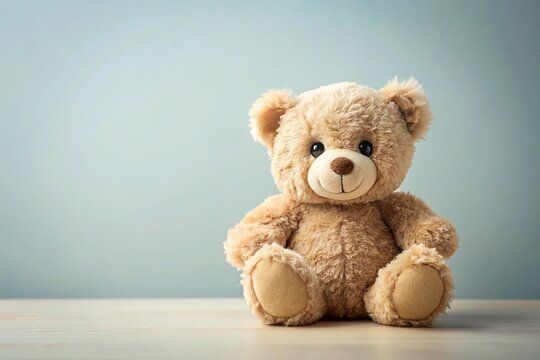
%> input picture laplacian sharpening filters/ted.jpg, 540 x 360 px
$ octave laplacian.m   (GNU Octave 9; MATLAB toolbox functions it lacks are replaced by stand-ins)
%> lines starting %> are read from the running program, lines starting %| are printed output that depends on the picture
img = imread('ted.jpg');
%> img is the input picture: size 360x540x3 uint8; mean R, G, B 177.3, 180.2, 169.3
imggray = rgb2gray(img);
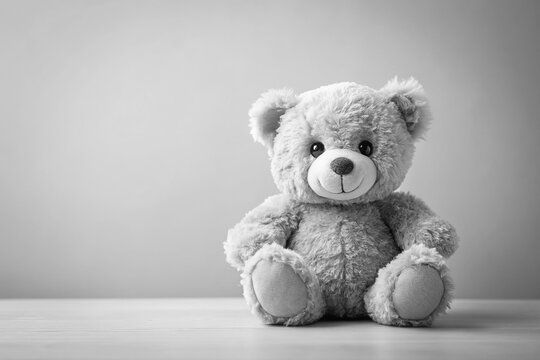
%> imggray: size 360x540 uint8; min 0, max 254, mean 178.1
imggray = double(imggray);
%> imggray: size 360x540 double

lap1 = [0 -1 0; -1 4 -1; 0 -1 0];
lap2 = [-1 -1 -1; -1 8 -1; -1 -1 -1];
lap3 = [0 1 0; 1 -4 1; 0 1 0];
lap4 = [1 1 1; 1 -8 1; 1 1 1];

res1 = conv2(imggray, lap1, 'same');
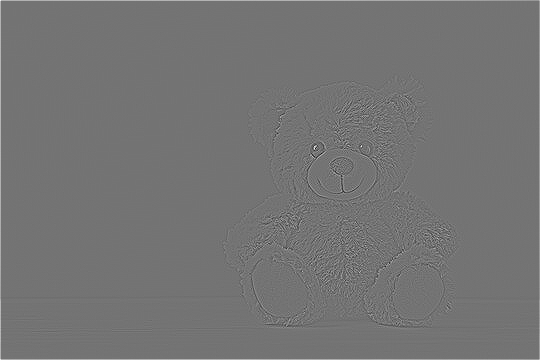
%> res1: size 360x540 double; min -358, max 430, mean 1.5; drawn with min black and max white
res2 = conv2(imggray, lap2, 'same');
res3 = conv2(imggray, lap3, 'same');
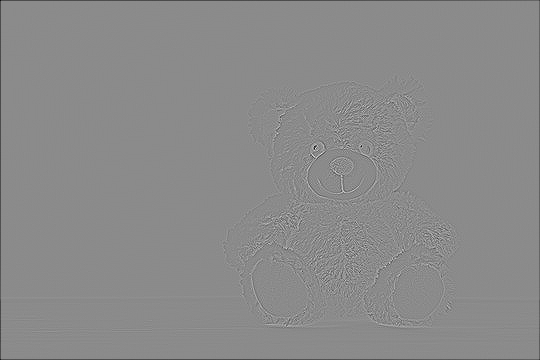
%> res3: size 360x540 double; min -430, max 358, mean -1.5; drawn with min black and max white
res4 = conv2(imggray, lap4, 'same');

sharp1 = imggray + res1;
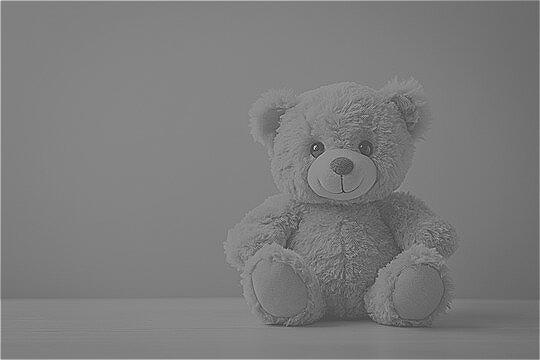
%> sharp1: size 360x540 double; min -300, max 681, mean 179.6; drawn with min black and max white
sharp2 = imggray + res2;
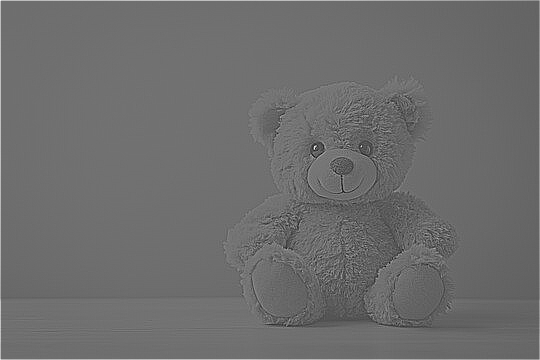
%> sharp2: size 360x540 double; min -626, max 1260, mean 182.7; drawn with min black and max white
sharp3 = imggray - res3;
sharp4 = imggray - res4;

avgfilter = fspecial('average', 3);
bluravg = conv2(imggray, avgfilter, 'same');
sharpavg = imggray + (imggray - bluravg);
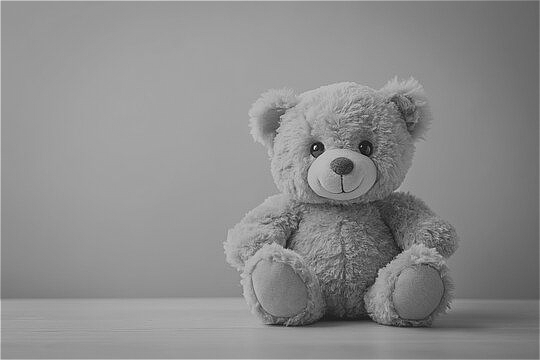
%> sharpavg: size 360x540 double; min -48.56, max 363.1, mean 178.6; drawn with min black and max white

weightedfilter = fspecial('gaussian', [3 3], 1);
blurweighted = conv2(imggray, weightedfilter, 'same');
sharpweighted = imggray + (imggray - blurweighted);

figure;
subplot(3,3,1); imshow(uint8(imggray)); title('Original');
subplot(3,3,2); imshow(uint8(sharp1)); title('Mask 1 (Center 4)');
subplot(3,3,3); imshow(uint8(sharp3)); title('Mask 3 (Center -4)');
subplot(3,3,4); imshow(uint8(sharp2)); title('Mask 2 (Center 8)');
%> after `imshow(uint8(sharp2))`:
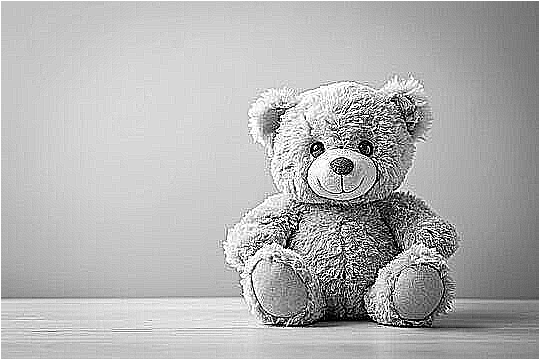
%> displayed picture: size 360x540, on the screen's scale of 0 to 255; min 0, max 255, mean 178.3
subplot(3,3,5); imshow(uint8(sharp4)); title('Mask 4 (Center -8)');
subplot(3,3,6); imshow(uint8(sharpavg)); title('Avg Sharp Masking');
subplot(3,3,7); imshow(uint8(sharpweighted)); title('Weighted Avg Sharp');
subplot(3,3,8:9); axis off; title('');
